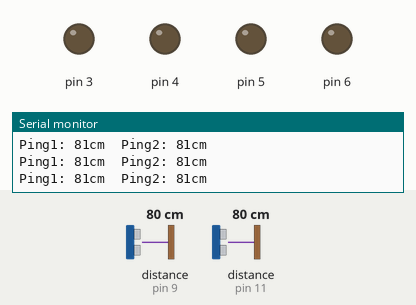
Recording of a sketch running on a simulated Arduino Uno, built with avr-gcc and run on an emulated ATmega328P. Shown: output pins drawn as LEDs (lit = HIGH), the last lines printed to the serial monitor. Inputs (shaded band) come from the test bench; at power-on: distance to the obstacle (sensors on pin 9, pin 11) 80 cm. The echo pulse lasts 58.3 µs per cm.

Above: at 1.2 s.
1.3 s: distance to the obstacle (sensor on pin 9) set to 97 cm
4.3 s: distance to the obstacle (sensor on pin 9) set to 105 cm
At 5.2 s:
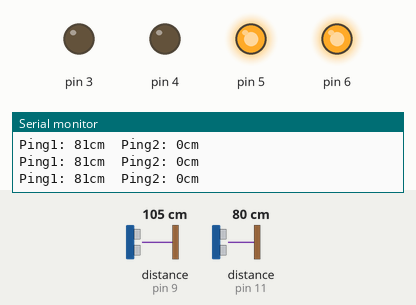
5.8 s: distance to the obstacle (sensor on pin 11) set to 16 cm
8.8 s: distance to the obstacle (sensor on pin 11) set to 12 cm
At 10.0 s:
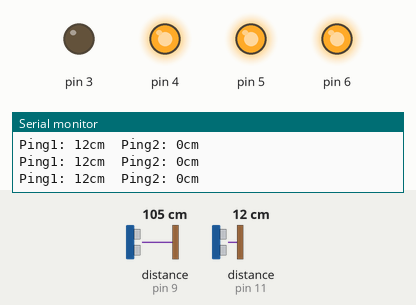
10.3 s: distance to the obstacle (sensor on pin 9) set to 12 cm
At 10.9 s:
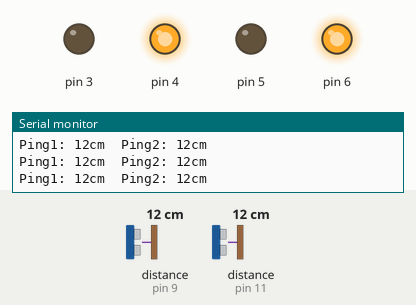
11.8 s: distance to the obstacle (sensor on pin 11) set to 18 cm
At 13.2 s:
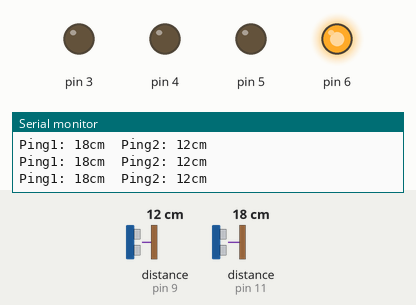
Timing chart, 0 to 14.4 s (numbered marks = the images above; inputs shaded):
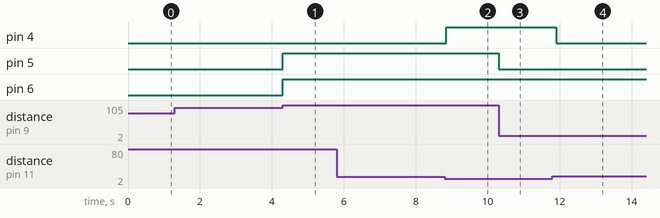

Measured:
- the behaviour switches between 100 and 101 cm on distance to the obstacle (sensor on pin 9) (found by bisection; images 0 and 1)
- the behaviour switches between 15 and 14 cm on distance to the obstacle (sensor on pin 11) (found by bisection; images 1 and 2)
- after the input at 4.3 s, pin 5, pin 6: LOW → HIGH at once
- after the input at 8.8 s, pin 4: LOW → HIGH after 0.05 s
- after the input at 10.3 s, pin 5: HIGH → LOW at once
- after the input at 11.8 s, pin 4: HIGH → LOW after 0.10 s

The sketch:

Izvor2017Autic.ino
```cpp
#include <NewPing.h>

#define MAX_DISTANCE 100 // najveća mjerena udaljenost
NewPing sonar1(12, 11, MAX_DISTANCE); // trig, echo, dist
NewPing sonar2(10, 9, MAX_DISTANCE); // trig, echo, dist
int udaljenost1, udaljenost2; //varijable za mjerenje


void setup() {
  Serial.begin(9600);
    pinMode(6, OUTPUT);
    pinMode(5, OUTPUT);
    pinMode(4, OUTPUT);
    pinMode(3, OUTPUT);
}

void loop() {
  Serial.print("Ping1: ");
  udaljenost1=sonar1.ping_cm();
    if (udaljenost1 < 15) {
    digitalWrite(4, HIGH);
    }
    else{
      digitalWrite(4, LOW);
      }
if (udaljenost1 < 7) {
    digitalWrite(3, HIGH);
    }
     else{
     digitalWrite(3, LOW);
     }
  Serial.print(udaljenost1); //
  Serial.print("cm");

    delay(50);  //

  Serial.print("\tPing2: ");
  udaljenost2=sonar2.ping_cm();
  if (udaljenost2 < 15) {
    digitalWrite(6, HIGH);
    }
    else{
      digitalWrite(6, LOW);
      }
if (udaljenost2 < 7) {
    digitalWrite(5, HIGH);
    }
     else{
     digitalWrite(5, LOW);
     }
  Serial.print(udaljenost2); //
  Serial.println("cm");
    delay(50);  //

}
```
